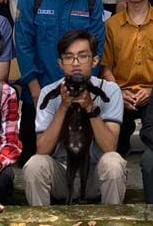
#> input picture img/gregeddd.jpg, 153 x 226 px
$ jupyter execute pcaSvdZakaa.ipynb
#> lines starting #> are read from the running program, lines starting #| are printed output that depends on the picture
- PCA itu untuk menemukan arah varian dan varian diukur dari titik pusat atau rata rata
- Memusatkan data dengan menghitung rata-rata setiap kolom pixel x lalu dikurangi setiap elemen dengan nilai rata rata untuk mendapatkan nilai yang terpusat.
- Hitung matriks kovarians dari matriks x. jadi cari C dari Xc dengan rumusnya (rumus ppt)
- untuk eigenvektor itu untuk memberi arah dari sumbu baru data dan eigenvalue itu menghasilkan nilai yang penting dari eigenvektor. Semakin besar berarti varian data banyak
- Urutkan pasangan eigenvektor dan eigenvalue dari terbesar hingga terkecil dan ambil eigenvektor sesuai k yang diinginkan. Misal k=25 berarti ambil 25 teratas
- Jumlahkan eigenvektor yang mana nantinya jadi sebuah matriks proyeksi
- Kalikan matriks data terpusat dengan matrik proyeksi untuk representasi gambar

- SVD
- ....

[cell 1]
import cv2
import numpy as np
import matplotlib.pyplot as plt

# Load gambar dan konversi ke array float
img = cv2.imread('img/gregeddd.jpg', cv2.IMREAD_GRAYSCALE)
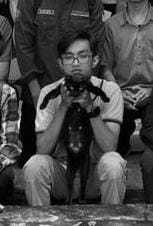
#> img: shape (226, 153); min 0, max 251, mean 69.2
img = img.astype(np.float32)
k = 25

# --- PCA dengan numpy ---
X = img.copy()
X_mean = np.mean(X, axis=0)
#> X_mean = 153 values, max 112.3 at index 114, min 39.12 at index 23, mean 69.18
X_centered = X - X_mean
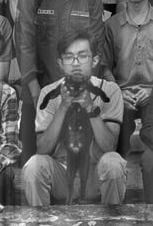
#> X_centered: shape (226, 153) float32; min -110.4, max 182.9, mean 0; drawn with min black and max white
cov = np.cov(X_centered, rowvar=False)
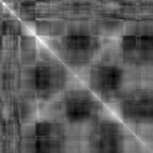
#> cov: shape (153, 153) float64; min -1677.5, max 3672.2, mean 259.3; drawn with min black and max white
eigvals, eigvecs = np.linalg.eigh(cov)
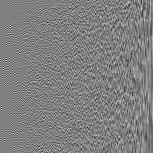
#> eigvecs: shape (153, 153) float64; min -0.45, max 0.447, mean -0.000124; drawn with min black and max white
#> eigvals = 153 values from 0.0201 to 91400.6
idx = np.argsort(eigvals)[::-1]
#> idx = 153 values, max 152 at index 0, min 0 at index 152, mean 76
eigvals = eigvals[idx][:k]
#> eigvals = 25 values, max 91400.6 at index 0, min 1065.9 at index 24, mean 11882.5
eigvecs = eigvecs[:, idx][:, :k]
#> eigvecs: shape (153, 25) float64
fitur_pca = np.dot(X_centered, eigvecs)
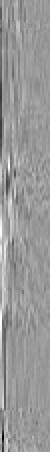
#> fitur_pca: shape (226, 25) float64 (shown 2 times larger); min -853.8, max 566.2, mean 0; drawn with min black and max white
# Rekonstruksi
X_recon = np.dot(fitur_pca, eigvecs.T) + X_mean

# --- SVD dengan numpy ---
U, S, Vt = np.linalg.svd(img, full_matrices=False)
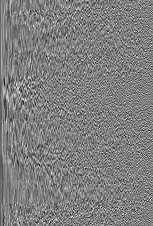
#> U: shape (226, 153) float32; min -0.321, max 0.319, mean -0.000532; drawn with min black and max white
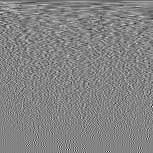
#> Vt: shape (153, 153) float32; min -0.478, max 0.445, mean -0.000491; drawn with min black and max white
#> S = 153 values, max 13674.3 at index 0, min 2.18 at index 152, mean 392.4
fitur_svd = U[:, :k] * S[:k]
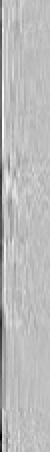
#> fitur_svd: shape (226, 25) float32 (shown 2 times larger); min -1674.4, max 560, mean -35.4; drawn with min black and max white
recon_svd = np.dot(U[:, :k] * S[:k], Vt[:k, :])

# --- Hu Moments (invariant) ---
def hu_moments(arr):
    arr_uint8 = np.clip(arr, 0, 255).astype(np.uint8)
    moments = cv2.moments(arr_uint8)
#> moments = moments, m00 2391989, centre m10/m00, m01/m00 = (78.21, 116.1)
    hu = cv2.HuMoments(moments).flatten()
#> hu = [0.00267, 1.08e-06, 1.24e-10, 3.66e-12, -7.59e-23, 1.87e-15, -1.72e-23]
    return hu

hu_asli = hu_moments(img)
#> hu_asli has the same summary as hu in hu_moments
hu_pca = hu_moments(X_recon)
#> hu_pca = [0.00268, 1.09e-06, 1.28e-10, 3.92e-12, -8.7e-23, 2.19e-15, -1.25e-23]
hu_svd = hu_moments(recon_svd)
#> in hu_moments (call 3), `arr_uint8 = np.clip(arr, 0, 255).astype(np.uint8)`:
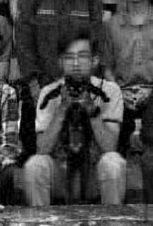
#> arr_uint8: shape (226, 153); min 0, max 255, mean 68.8
#> in hu_moments (call 3), `moments = cv2.moments(arr_uint8)`: moments = moments, m00 2378369, centre m10/m00, m01/m00 = (78.21, 116.1)
#> in hu_moments (call 3), `hu = cv2.HuMoments(moments).flatten()`: hu = [0.00268, 1.09e-06, 1.28e-10, 3.91e-12, -8.6e-23, 2.1e-15, -1.57e-23]
#> hu_svd has the same summary as hu in hu_moments

# Visualisasi
plt.figure(figsize=(12,4))
plt.subplot(1,3,1)
plt.imshow(img, cmap='gray')
plt.title('Gambar Asli')
plt.axis('off')
plt.subplot(1,3,2)
plt.imshow(X_recon, cmap='gray')
plt.title(f'Rekonstruksi PCA (k={k})')
plt.axis('off')
plt.subplot(1,3,3)
plt.imshow(recon_svd, cmap='gray')
plt.title(f'Rekonstruksi SVD (k={k})')
plt.axis('off')
plt.show()

# Tampilkan jumlah fitur asli
total_fitur = img.shape[1]
#> total_fitur = 153
total_piksel = img.size
#> total_piksel = 34578
print(f"Jumlah fitur gambar asli (per baris): {total_fitur}")
#| Jumlah fitur gambar asli (per baris): 153
print(f"Jumlah total fitur (piksel) gambar asli: {total_piksel}")
#| Jumlah total fitur (piksel) gambar asli: 34578

# Tampilkan nilai fitur
print(f"\nJumlah fitur (komponen utama) PCA yang disimpan: {k}")
print("Nilai eigenvalue (PCA):")
for i, val in enumerate(eigvals):
    print(f"  Komponen {i+1}: {val:.4f}")
#> this loop made 25 passes
#> val on passes 1 to 12: 91400.6, 43333.2, 34453.1, 23975.7, 17410.3, 12822.6, 11305.6, 10758.1, 8865.2, 5285.7, 5045.1, 4327.9
#|   Komponen 1: 91400.6011
#|   Komponen 2: 43333.2247
#|   Komponen 3: 34453.1416
#|   Komponen 4: 23975.6561
#|   Komponen 5: 17410.3199
#|   Komponen 6: 12822.5821
#|   Komponen 7: 11305.6235
#|   Komponen 8: 10758.1495
#> (further printed lines are left out)
print(f"\nJumlah fitur (komponen utama) SVD yang disimpan: {k}")
print("Nilai singular value (SVD):")
for i, val in enumerate(S[:k]):
    print(f"  Komponen {i+1}: {val:.4f}")
#> this loop made 25 passes
#> val on passes 1 to 12: 13674.3, 4419.1, 2815.5, 2393, 1984.5, 1708.2, 1595, 1594, 1416.7, 1310.6, 1066.9, 1015.9
#|   Komponen 1: 13674.2852
#|   Komponen 2: 4419.0586
#|   Komponen 3: 2815.5496
#|   Komponen 4: 2393.0291
#|   Komponen 5: 1984.5144
#|   Komponen 6: 1708.1544
#|   Komponen 7: 1594.9866
#|   Komponen 8: 1593.9546
#> (further printed lines are left out)

# Tampilkan nilai Hu Moments
print("\nNilai Hu Moments (invariant):")
print("Gambar asli:")
for i, val in enumerate(hu_asli):
    print(f"  Hu[{i+1}]: {val:.6e}")
#> this loop made 7 passes
#> val on passes 1 to 7: 0.00267, 1.08e-06, 1.24e-10, 3.66e-12, -7.59e-23, 1.87e-15, -1.72e-23
#|   Hu[1]: 2.667806e-03
#|   Hu[2]: 1.076960e-06
#|   Hu[3]: 1.239544e-10
#|   Hu[4]: 3.656480e-12
#|   Hu[5]: -7.592433e-23
#|   Hu[6]: 1.873471e-15
#|   Hu[7]: -1.718142e-23
print("Rekonstruksi PCA:")
for i, val in enumerate(hu_pca):
    print(f"  Hu[{i+1}]: {val:.6e}")
#> this loop made 7 passes
#> val on passes 1 to 7: 0.00268, 1.09e-06, 1.28e-10, 3.92e-12, -8.7e-23, 2.19e-15, -1.25e-23
#|   Hu[1]: 2.681382e-03
#|   Hu[2]: 1.086409e-06
#|   Hu[3]: 1.279130e-10
#|   Hu[4]: 3.924407e-12
#|   Hu[5]: -8.703170e-23
#|   Hu[6]: 2.185405e-15
#|   Hu[7]: -1.251015e-23
print("Rekonstruksi SVD:")
for i, val in enumerate(hu_svd):
    print(f"  Hu[{i+1}]: {val:.6e}")
#> this loop made 7 passes
#> val on passes 1 to 7: 0.00268, 1.09e-06, 1.28e-10, 3.91e-12, -8.6e-23, 2.1e-15, -1.57e-23
#|   Hu[1]: 2.681381e-03
#|   Hu[2]: 1.086716e-06
#|   Hu[3]: 1.276732e-10
#|   Hu[4]: 3.912209e-12
#|   Hu[5]: -8.601620e-23
#|   Hu[6]: 2.096701e-15
#|   Hu[7]: -1.568474e-23

[cell 2]
#grafik nilai eigenvalue PCA, singular value SVD, dan Hu Moments
plt.figure(figsize=(14,14))

plt.subplot(3,1,1)
plt.bar(range(1, k+1), eigvals, color='Orange')  # Ganti warna batang
plt.title('Eigenvalue PCA')
plt.xlabel('Komponen ke-')
plt.ylabel('Nilai Eigenvalue')

plt.subplot(3,1,2)
plt.bar(range(1, k+1), S[:k], color='Blue')
plt.title('Singular Value SVD')
plt.xlabel('Komponen ke-')
plt.ylabel('Nilai Singular Value')

plt.subplot(3,1,3)
plt.plot(range(1, 8), hu_asli, 'o-', label='Asli')
plt.plot(range(1, 8), hu_pca, 's-', label='PCA')
plt.plot(range(1, 8), hu_svd, '^-', label='SVD')
plt.title('Hu Moments (Invariant)')
plt.xlabel('Index Hu')
plt.ylabel('Nilai')

# Tambahkan angka di tiap titik Hu
for i in range(7):
    plt.text(i+1, hu_asli[i], f"{hu_asli[i]:.1e}", fontsize=10, ha='center', va='bottom', color='blue')
    plt.text(i+1, hu_pca[i], f"{hu_pca[i]:.1e}", fontsize=10, ha='center', va='top', color='orange')
    plt.text(i+1, hu_svd[i], f"{hu_svd[i]:.1e}", fontsize=10, ha='center', va='top', color='green')

plt.legend()
plt.tight_layout()
plt.show()
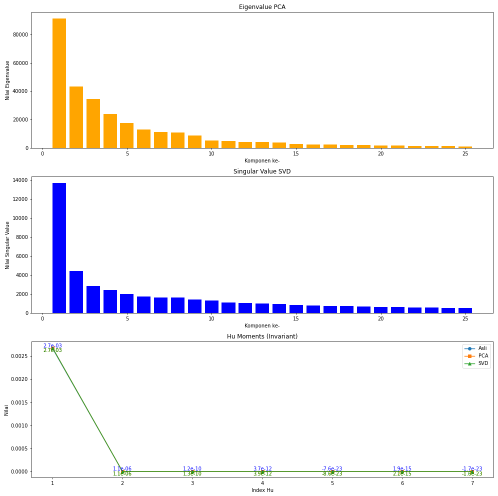
#> figure drawn by matplotlib, 3 panels; panel 1: tallest bar 91400.6 high, from x = 0.6 to 1.4; panel 2: tallest bar 13674.3 high, from x = 0.6 to 1.4
